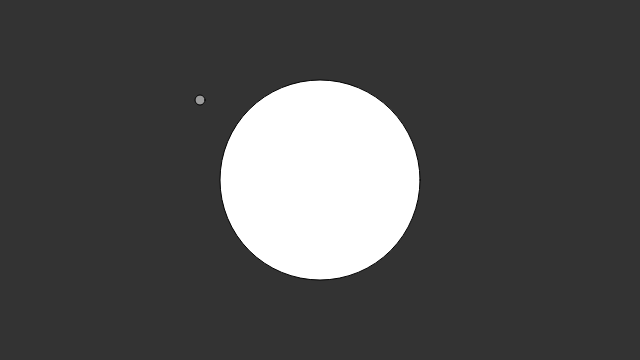
Frame 1 (no input)
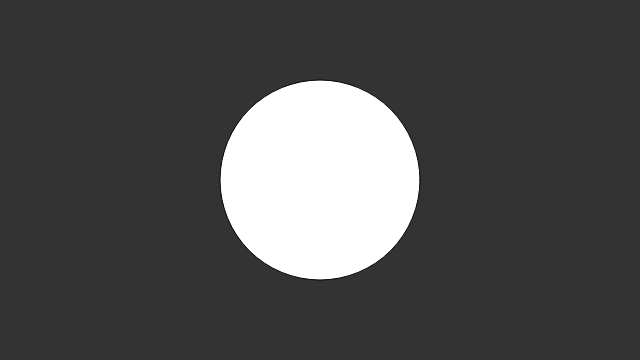
Frame 60 (no input)
Frame 120 (the mouse pressed at the canvas centre since frame 60): identical to frame 60, image omitted

The p5.js sketch that drew these frames (run headless with seeded random() and noise() and a simulated clock; from frame 60 on, the mouse is pressed at the canvas centre):

// p5.js sketch
// ── sketch.js
var particle;
var attractor;

function setup(){
  createCanvas(640, 360);
  particle = new Particle(200, 100, 1);
  attractor = new Attractor(width/2, height/2);
}

function draw(){
  background(51);

  var force = attractor.calculateAttraction(particle);
  particle.applyForce(force);

  particle.update();
  particle.display();

  attractor.display();
}

// ── attractor.js
function Attractor(x, y){
  this.pos = createVector(x, y);
  this.mass = 20;
  this.G = 1;

  this.update = function(){
    this.vel.add(this.acc);
    this.pos.add(this.vel);
    this.acc.mult(0);
  }

  this.display = function(){
    fill(255);
    ellipse(this.pos.x, this.pos.y, this.mass*10, this.mass*10);
  }

  this.calculateAttraction = function(p){
    var force = p5.Vector.sub(this.pos, p.pos);
    var distance = force.mag();
    distance = constrain(distance, 5, 25);
    force.normalize();
    var strength = (this.G * this.mass * p.mass) / (distance * distance);
    force.mult(strength);
    return force;
  }
}

// ── particle.js
function Particle(x, y, m) {
	this.pos = createVector(x, y);
  this.vel = createVector(0,0);
  this.acc = createVector(0,0);

  this.mass = m;

  this.applyForce = function(f){
    var force = p5.Vector.div(f,this.mass);
    this.acc.add(force);
  }

  this.update = function(){
  	this.vel.add(this.acc);
    this.pos.add(this.vel);
    this.acc.mult(0);
  }

  this.display = function(){
  	fill(155);
    ellipse(this.pos.x, this.pos.y, 10*this.mass, 10*this.mass);
  }

  this.checkEdges = function(){
    if (this.pos.y > height){
      this.vel.y *= -1;
      this.pos.y = height;
    }

    if(this.pos.x > width){
      this.vel.x *= -1;
      this.pos.x = width;
    }

    if(this.pos.x < 0){
      this.vel.x *= -1;
      this.pos.x = 0;
    }
  }
}
